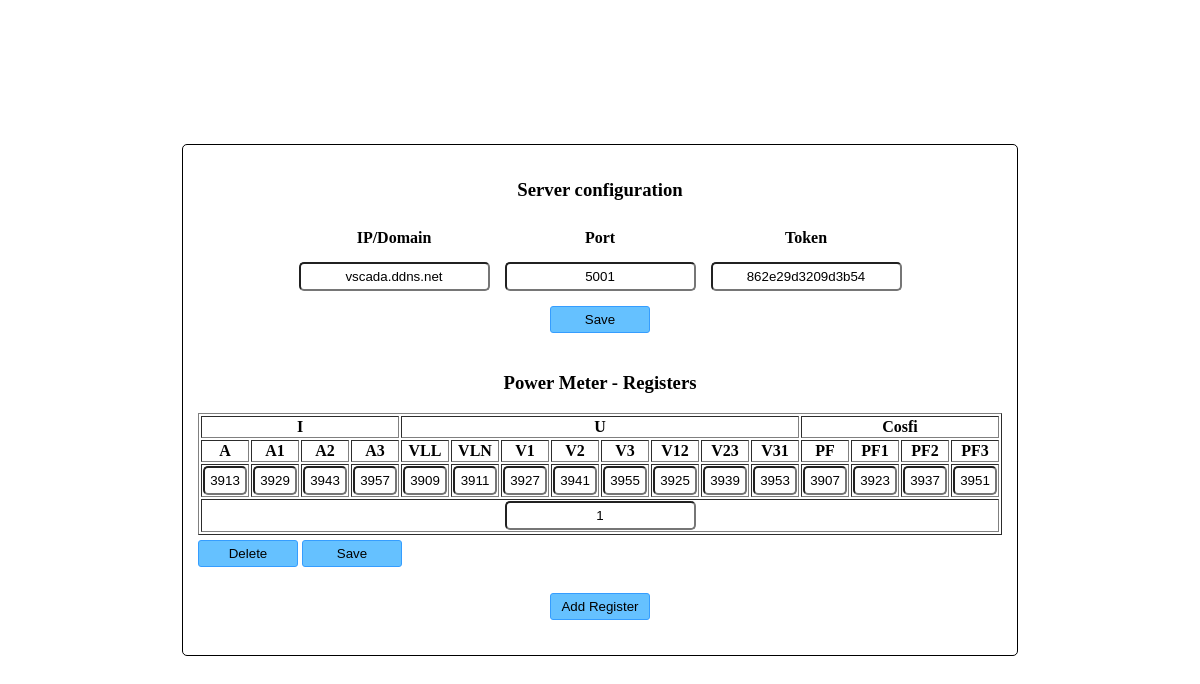
Before: / with the older database file.
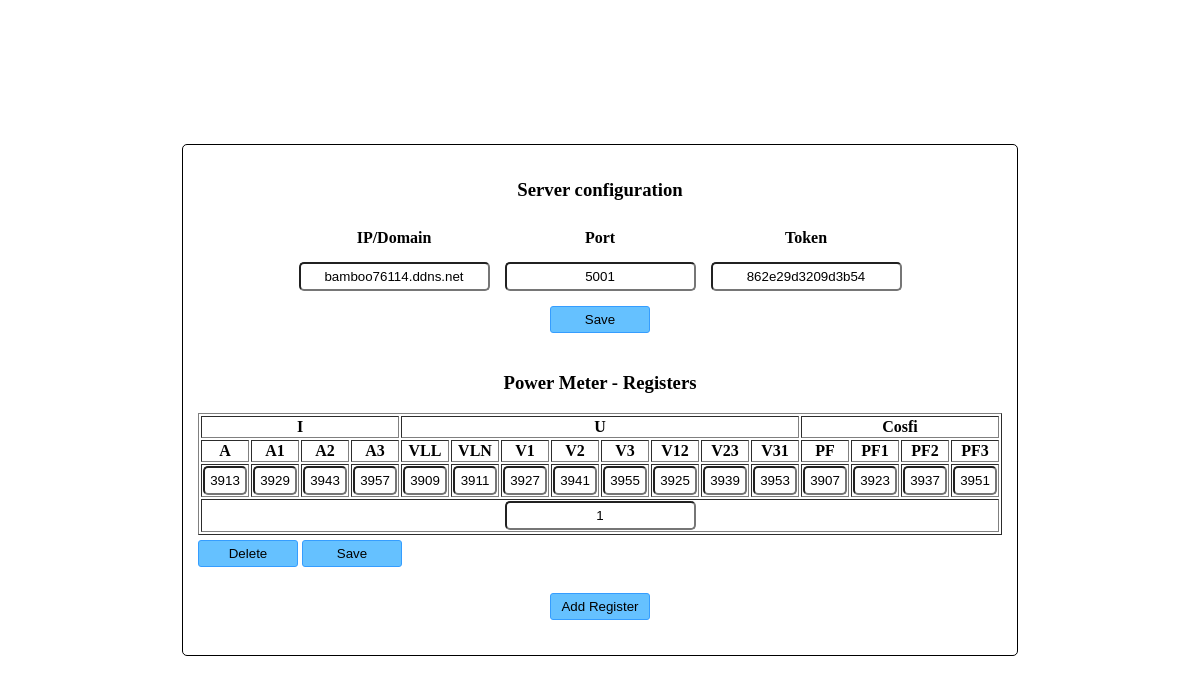
After: the same page with the newer database file.
### tables this page shows
CREATE TABLE "config" (
	`id`	NUMERIC NOT NULL,
	`server`	TEXT NOT NULL,
	`port`	INTEGER NOT NULL,
	`token`	TEXT NOT NULL,
	PRIMARY KEY(`id`)
);

CREATE TABLE "powermeter" (
	`id`	INTEGER NOT NULL PRIMARY KEY AUTOINCREMENT,
	`ids`	INTEGER NOT NULL,
	`a`	int NOT NULL,
	`a1`	int NOT NULL,
	`a2`	int NOT NULL,
	`a3`	INTEGER,
	`vll`	INTEGER,
	`vln`	INTEGER,
	`v1`	INTEGER,
	`v2`	INTEGER,
	`v3`	INTEGER,
	`v12`	INTEGER,
	`v23`	INTEGER,
	`v31`	INTEGER,
	`pf`	INTEGER,
	`pf1`	INTEGER,
	`pf2`	INTEGER,
	`pf3`	INTEGER
);

### pm_web.py (the view)
@app.route("/")
def index():
    table = getrec("config", True)
    server = table["server"]
    port = table["port"]
    token = table["token"]
    pmtab = getrec("powermeter")
    return render_template("config.html", **locals())

### pm_web.py (called while the page is built)
def getrec(table, mode = False):
    db = sql.connect(dbpath)
    db.row_factory = sql.Row
    mouse = db.cursor()
    mouse.execute("SELECT * FROM {}".format(table))
    if not mode:
        rows = mouse.fetchall()
        res = [dict(d) for d in rows]
    else:
        rows = mouse.fetchone()
        res = dict(rows)
    db.close()
    return res

### templates/config.html (shortened to what this page needs)
<!DOCTYPE html>
<html lang="en">
<head>
</head>
<body>
    <div id="wrapper">
        <div id="wraptop">
            <h3>Server configuration</h3>
            <form method="POST">
                <table border="0" cellpadding="5" cellspacing="5" id="srvform">
                    <tr>
                        <th>IP/Domain</th>
                        <th>Port</th>
                        <th>Token</th>
                    </tr>
                    <tr>
                        <td><input type="text" name="server" value={{ server }} placeholder="Domain/IP" class="textbox"></td>
                        <td><input type="text" name="port" value={{ port }} placeholder="Port" class="textbox"></td>
                        <td><input type="text" name="token" value={{ token }} placeholder="Token" class="textbox"></td>
                    </tr>
                    <tr>
                        <td colspan = "3" style="text-align: center;"><input type="submit" formaction="/srvsetup" value="Save" class="button"></td>
                    </tr>
                </table>
            </form>
            <h3>Power Meter - Registers</h3>
            {% for key in pmtab %}
                <form method="POST">
                        <table border="1">
                            <tr>
                                <th colspan="4">I</th>
                                <th colspan="8">U</th>
                                <th colspan="4">Cosfi</th>
                            </tr>
                            <tr>
                                <th>A</th>
                                <th>A1</th>
                                <th>A2</th>
                                <th>A3</th>
                                <th>VLL</th>
                                <th>VLN</th>
                                <th>V1</th>
                                <th>V2</th>
                                <th>V3</th>
                                <th>V12</th>
                                <th>V23</th>
                                <th>V31</th>
                                <th>PF</th>
                                <th>PF1</th>
                                <th>PF2</th>
                                <th>PF3</th>
                            </tr>
                            <tr>
                                <td><input type="text" name="A" value={{ key["a"] }} placeholder="A" class="textbox register"></td>
                                <td><input type="text" name="A1" value={{ key["a1"] }} placeholder="A1" class="textbox register"></td>
                                <td><input type="text" name="A2" value={{ key["a2"] }} placeholder="A2" class="textbox register"></td>
                                <td><input type="text" name="A3" value={{ key["a3"] }} placeholder="A3" class="textbox register"></td>
                                <td><input type="text" name="VLL" value={{ key["vll" ]}} placeholder="VLL" class="textbox register"></td>
                                <td><input type="text" name="VLN" value={{ key["vln"] }} placeholder="VLN" class="textbox register"></td>
                                <td><input type="text" name="V1" value={{ key["v1"] }} placeholder="V1" class="textbox register"></td>
                                <td><input type="text" name="V2" value={{ key["v2"] }} placeholder="V2" class="textbox register"></td>
                                <td><input type="text" name="V3" value={{ key["v3"] }} placeholder="V3" class="textbox register"></td>
                                <td><input type="text" name="V12" value={{ key["v12"] }} placeholder="V12" class="textbox register"></td>
                                <td><input type="text" name="V23" value={{ key["v23"] }} placeholder="V23" class="textbox register"></td>
                                <td><input type="text" name="V31" value={{ key["v31"] }} placeholder="V31" class="textbox register"></td>
                                <td><input type="text" name="PF" value={{ key["pf"] }} placeholder="PF" class="textbox register"></td>
                                <td><input type="text" name="PF1" value={{ key["pf1"] }} placeholder="PF1" class="textbox register"></td>
                                <td><input type="text" name="PF2" value={{ key["pf2"] }} placeholder="PF2" class="textbox register"></td>
                                <td><input type="text" name="PF3" value={{ key["pf3"] }} placeholder="PF3" class="textbox register"></td>
                            </tr>
                            <tr>
                                <td colspan="16"><input type="text" name="IDSLAVE" value={{ key["ids"] }} placeholder="ID Slave" class="textbox"></td>
                            </tr>
                        </table>
                        <input type="submit" class="button" value="Delete" formaction="/delete">
                        <input type="submit" class="button" value="Save" formaction="/save">
                </form>
            {% endfor %}
        </div>
        <p style="text-align: center;"><button onclick="addRegisters()" class="button">Add Register</button></p>
    </div>
</body>
</html>

### templates/config.html (style rules this page uses)
#wrapper { width: auto; height: 480px; overflow: scroll; margin: auto; border: 1px solid #000; border-radius: 5px; position:absolute; top:50%; left:50%; padding:15px; -ms-transform: translateX(-50%) translateY(-50%); -webkit-transform: translate(-50%,-50%); transform: translate(-50%,-50%); }
#srvform { margin: auto; }
h3 { text-align: center; }
table { margin-bottom: 5px; text-align: center; }
.button { width: 100px; background: #65c1ff; border: 1px solid #359dff; border-radius: 3px; padding: 5px; margin-bottom: 10px; }
.textbox { padding: 5px; border-radius: 5px; text-align: center; }
.register { width: 30px; }

Changed rows visible on the page:
changed config: server "vscada.ddns.net" → "bamboo76114.ddns.net"
